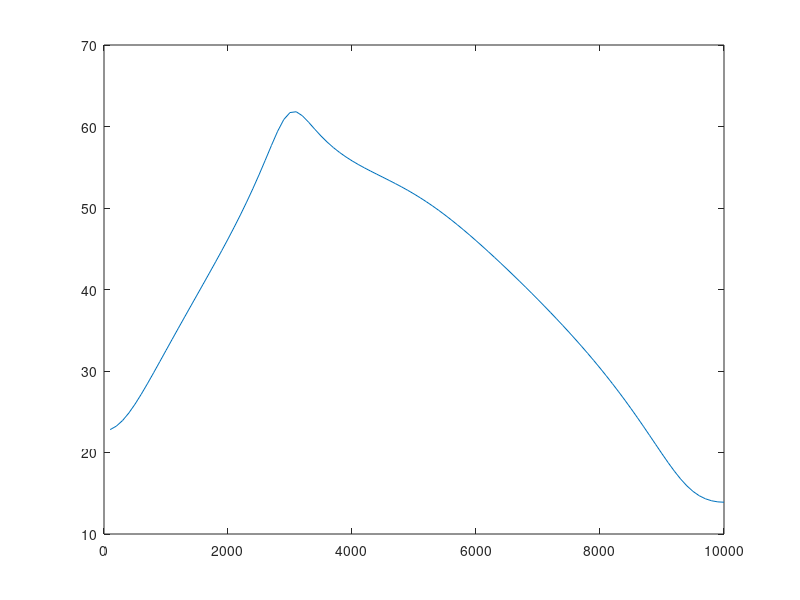

MATLAB code to generate this figure: (Note: this script raises an error after producing the figure.)
clearvars
close all

function [num, den] = polar_to_cartesian(zero, pole)
    z = numel(zero);
    p = numel(pole);
    num = 1;
    den = 1;
    for j = 1:z
        num = conv(num, [-zero(j), 1]);
    end
    for j = 1:p
        den = conv(den, [-pole(j), 1]);
    end
end

function h_z_arr = transfer_function(num, den, arr)
    n = numel(num);
    d = numel(den);
    l = numel(arr);
    arr_pow = ones(1, l);
    num_sum = zeros(1, l);
    den_sum = zeros(1, l);
    for j = 1:max(n, d)
        if j <= n
            num_iter = num(j) .* arr_pow;
            num_sum = num_sum + num_iter; 
        end
        if j <= d
            den_iter = den(j) .* arr_pow;
            den_sum = den_sum + den_iter;
        end
        arr_pow = arr_pow .* arr;
    end
    h_z_arr = num_sum ./ den_sum;
end

%% Outer Ear---------------------------------------------------------------

z_outer = [0.8*exp(2i*pi*2/200), 0.8*exp(-2i*pi*2/200), 0.8*exp(2i*pi*95/200), 0.8*exp(-2i*pi*95/200)];
p_outer = [0, 0.9*exp(2i*pi*3/20), 0.9*exp(-2i*pi*3/20), 0.6*exp(2i*pi*5/20), 0.6*exp(-2i*pi*5/20)];

[n_outer, d_outer] = polar_to_cartesian(z_outer, p_outer);
n_outer = n_outer.*10;

f = (100:100:10000);
exps = exp((2i*pi/20000) .* f);

freq_resp_outer = transfer_function(n_outer, d_outer, exps);
mag_resp_outer = mag2db(abs(10.*freq_resp_outer));

figure
plot(f, mag_resp_outer);
set(gca, XScale='log');
title('Approx. magnitude response of outer ear');

%% Middle Ear--------------------------------------------------------------

z_middle = [
    0.99*exp(2i*pi*20/20000), 0.99*exp(-2i*pi*20/20000), -0.1, 0.7...
    0.5*exp(2i*pi*2000/20000), 0.5*exp(-2i*pi*2000/20000),...
    ];
p_middle = [
    0, 0.8*exp(2i*pi*200/20000), 0.8*exp(-2i*pi*200/20000),...
    0.9*exp(2i*pi*800/20000), 0.9*exp(-2i*pi*800/20000), ...
    0.7*exp(2i*pi*3000/20000), 0.7*exp(-2i*pi*3000/20000),...
    ];

[n_middle, d_middle] = polar_to_cartesian(z_middle, p_middle);
n_middle = n_middle.*(10^1.25);

f = (100:100:10000);
exps = exp((2i*pi/20000) .* f);

freq_resp_middle = transfer_function(n_middle, d_middle, exps);
mag_resp_middle = mag2db(abs(freq_resp_middle));

figure
plot(f, mag_resp_middle);
set(gca, XScale='log');
title('Approx. magnitude response of middle ear');

%% Combined response-------------------------------------------------------

n_combined = conv(n_outer, n_middle);
d_combined = conv(d_outer, d_middle);

f = (100:100:10000);
exps = exp((2i*pi/20000) .* f);

freq_resp_combined = transfer_function(n_combined, d_combined, exps);
mag_resp_combined = mag2db(abs(freq_resp_combined));

figure
plot(f, mag_resp_combined);
set(gca, XScale='log');
title('Approx. magnitude response of outer+middle ear');

%% Inner ear (Cochlea): Constant setup-------------------------------------

T = 1/48000;
filter_count = 128;
filter_num = (1:filter_count)' .* 3.5/filter_count;

f_p = (20000) .* (10 .^ (-2/3 .* filter_num));
f_z = f_p .* 1.05;
Q_p = linspace(10, 5.5, filter_count)';
Q_z = linspace(22, 12, filter_count)';
K = f_p ./ f_z;

% p_1 = pi .* (f_z ./ Q_z);
% q_1 = p_1 .* (sqrt(4.*(Q_z.^2) - 1));
% p_2 = pi .* (f_p ./ Q_p);
% q_2 = p_2 .* (sqrt(4.*(Q_p.^2) - 1));

theta_z = cos((2*pi*T).*f_z);
r_z = exp(-(pi*T).*(f_z./Q_z));
a_1 = 2 .* r_z .* theta_z;
a_2 = r_z.^2;

theta_p = cos((2*pi*T).*f_p);
r_p = exp(-(pi*T).*(f_p./Q_p));
b_1 = 2 .* r_p .* theta_p;
b_2 = r_p.^2;

theta_lp = cos((2*pi*T*sqrt(2)).*f_z);
a_0 = 2 - theta_lp - sqrt((2 - theta_lp).^2 - 1);
% a_1 = 2 .* exp(-T .* p_1) .* cos(T .* q_1);
% a_2 = exp(-2*T .* p_1);
% b_1 = 2 .* exp(-T .* p_2) .* cos(T .* q_2);
% b_2 = exp(-2*T .* p_2);
gain = K .* (1 - a_0) .* (1 - b_1 + b_2);

pressure(filter_count) = struct('num', [], 'den', []);
displacement(filter_count) = struct('num', [], 'den', []);

for j = 1:filter_count
    den_iter = conv([1, -a_0(j)], [1, -b_1(j), b_2(j)]);

    pressure(j).num = gain(j) .* [1, -a_1(j), a_2(j)];
    pressure(j).den = den_iter .* (1-a_1(j)+a_2(j));

    displacement(j).num = gain(j);
    displacement(j).den = den_iter;
end

%% Inner ear (Cochlea): Trial and error------------------------------------

function [y_d, y_p] = displacement_output(filter_no, pres, disp, x)
    y_iter = x;
    if (filter_no > 1)
        for j = 1:filter_no-1
            y_iter = filter(pres(j).num, pres(j).den, y_iter);
        end
    end
    y_d = filter(disp(filter_no).num, disp(filter_no).den, y_iter);
    y_p = filter(pres(filter_no).num, pres(filter_no).den, y_iter);
end

imp_len = 8000;
impulse = [1, zeros(1, imp_len-1)];
plot_filters = [30, 60, 90];

figure
for j = 1:numel(plot_filters)
    h_z_1 = displacement_output(plot_filters(j), pressure, displacement, impulse);
    h_z_2 = displacement_output(plot_filters(j)-1, pressure, displacement, impulse);
    subplot(numel(plot_filters), 1, j)
    plot(h_z_1 - h_z_2);
    title(['Impulse response; f_p = ' num2str(f_p(plot_filters(j)))], FontName= 'Palatino Linotype')
end

sinusoid = sin((2*pi*3200) .* linspace(0, 1, 1/T))...
            + 1*sin((2*pi*1000) .* linspace(0, 1, 1/T))...
            + 1*sin((2*pi*300) .* linspace(0, 1, 1/T));

out_samples = (2000:50:8000);
freqHz = (0:filter_count-3)/(2*T*filter_count);
sin_d = zeros(filter_count, length(sinusoid));
sin_p = zeros(filter_count, length(sinusoid));
for j = 1:filter_count
    [sin_d(j, :), sin_p(j, :)] = displacement_output(j, pressure, displacement, sinusoid);
end

sin_d = diff(sin_d, 1, 1);
sin_d_prime = sin_d(2:end, :)-sin_d(1:end-1, :);

figure
subplot(2, 1, 1)
plot(sin_p(:, out_samples), Color= '#000000');
title('Pressure accross ear canal', FontName='Palatino Linotype');
subplot(2, 1, 2)
plot(sin_d_prime(:, out_samples), Color= '#000000');
title('Differentiated displacement accross ear canal', FontName='Palatino Linotype');

f = [(100:10:1990), (2000:100:24000)];
exps = exp((2i*pi*T) .* f);
freq_resp_inner = ones(1, numel(f));
filter_no = 48;
for j = 1:filter_no-1
    freq_resp_inner = freq_resp_inner .* transfer_function(pressure(j).num, pressure(j).den, exps);
end
freq_resp_inner = freq_resp_inner .* transfer_function(displacement(filter_no).num, displacement(filter_no).den, exps);
mag_resp_inner = mag2db(abs(freq_resp_inner));

figure
plot(f, mag_resp_inner);
set(gca, XScale='log');
title(['Magnitude response of filter output w/  f_p = ' num2str(f_p(filter_no))], FontName='Palatino Linotype');

filter_no = 81;
freq_resp_disp = transfer_function(displacement(filter_no).num, displacement(filter_no).den, exps);
freq_resp_pres = transfer_function(pressure(filter_no).num, pressure(filter_no).den, exps);
mag_resp_disp = mag2db(abs(freq_resp_disp));
mag_resp_pres = mag2db(abs(freq_resp_pres));

figure
plot(f, mag_resp_disp);
hold on
plot(f, mag_resp_pres);
hold off
set(gca, XScale='log');
title(['Filter w/ f_p = ' num2str(f_p(filter_no)) ';   f_z = ' num2str(f_z(filter_no))], FontName= 'Palatino Linotype');

c_0 = exp(-2*pi*30*T);
sin_d_prime_relu = max(0, sin_d_prime);
sin_d_energy = zeros(size(sin_d_prime, 1), numel(sinusoid));

sin_d_energy(:, 1) = (1-c_0) .* sin_d_prime_relu(:, 1);
for j = 2:size(sin_d_energy, 2)
    sin_d_energy(:, j) = (1-c_0)*sin_d_prime_relu(:, j) + c_0*sin_d_energy(:, j-1);
end

figure
subplot(2, 1, 1)
plot(sin_d_prime(:, 4000));
subplot(2, 1, 2)
plot(sin_d_energy(:, 4000));

%% Goofing around